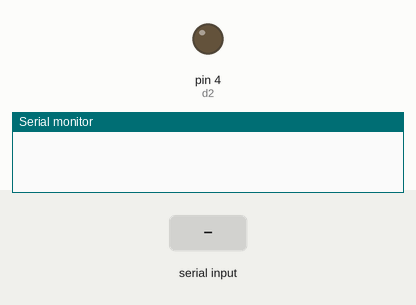
This sketch was run on a simulated Arduino Uno, built with avr-gcc and run on an emulated ATmega328P. Parts: output pins drawn as LEDs (lit = HIGH), the last lines printed to the serial monitor. The test bench sets the inputs (shaded band). Pins used as bus, display or sensor lines are not drawn.

Above: at 1.2 s.
1.3 s: "1" received over Serial
At 1.97 s:
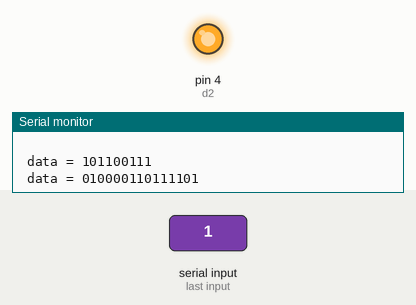
4.3 s: "0" received over Serial
Timing chart, 0 to 7.3 s (numbered marks = the images above; inputs shaded):
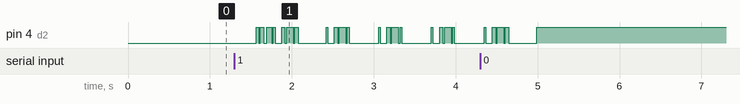

The sketch:

arduino_fpga_send_1.0.ino
```cpp
int data[172];
int i=0,clk=3,d2=4,j;
int az=HIGH;
int val=0;

int raw[6];
int tt[6] ;
int Temp[5][32];
void setup()
{
Serial.begin(9600);
pinMode(clk,OUTPUT);
pinMode(d2,OUTPUT);
pinMode( A0, INPUT );

}

void loop()
{
if(Serial.available())
{
val=Serial.read();
if(val=='1')
{

raw[0] = analogRead(A0);
tt[0] = (( raw[0]/1023.0 )*5.0*1000/10)+1;

raw[1] = raw[0];
tt[1] = ( raw[1]/1023.0 )*5.0*1000/10;

raw[2] = raw[0];
tt[2] = ( raw[2]/1023.0 )*5.0*1000/10;

raw[3] = raw[0];
tt[3] = ( raw[3]/1023.0 )*5.0*1000/10;

raw[4] = raw[0];
tt[4] = (( raw[4]/1023.0 )*5.0*1000/10)+1;
Serial.println();
Serial.println();
Serial.print("t1=");
Serial.println(tt[0]);

Serial.print("t2=");
Serial.println(tt[1]);

Serial.print("t3=");
Serial.println(tt[2]);

Serial.print("t4=");
Serial.println(tt[3]);

Serial.print("t5=");
Serial.println(tt[4]);
Serial.println("-----------------------------");


int i,d = 1, k=0, exp2=0;
int t[30];
double x, drob, n, y, z;

x=tt[0];

int cel = (int)x;
while(cel)
{
t[k] = cel%2;
k++;
cel /= 2;
}

drob = modf(x, &n);
int a[23];

for(i = 0; i < 23; i++)
{
drob *= 2;
y = modf(drob, &z);
a[i] = (int)z;
if(drob >= 1)
drob = drob - 1;
}
/*
for(i=0; i<k; i++)
Serial.print(t[i]);
*/
//---------------------—
exp2=k-1+127;
cel = (int)exp2;
int t2[10], k3=0;
d=1;
while(cel)
{
t2[k3]= cel%2;
k3++;
cel /= 2;

}

int g=1;

if(x>=0)
{
Temp[0][0]=0;

}
else
{
Temp[0][0]=1;

}
for(i=7; i>=0; i--) { Temp[0][g]=t2[i]; g++; }
for(i=k-2; i>=0; i--) { Temp[0][g]=t[i]; g++; }
for(i = 0; i < 24-k; i++) { Temp[0][g]=a[i]; g++; }
//--------------------------------—

//----------------------------------c++++++++++++++++++++++++

//-----------------------------------------—


//-------------------------------------------—


//------------— c++++++++++++++++++++++++++
d = 1; k=0; exp2=0;


x=tt[1];

cel = (int)x;
while(cel)
{
t[k] = cel%2;
k++;
cel /= 2;
}

drob = modf(x, &n);


for(i = 0; i < 23; i++)
{
drob *= 2;
y = modf(drob, &z);
a[i] = (int)z;
if(drob >= 1)
drob = drob - 1;
}


//---------------------—
exp2=k-1+127;
cel = (int)exp2;
k3=0;
d=1;
while(cel)
{
t2[k3]= cel%2;
k3++;
cel /= 2;

}

g=1;

if(x>=0) Temp[1][0]=0;
else Temp[1][0]=1;
for(i=7; i>=0; i--) { Temp[1][g]=t2[i]; g++; }
for(i=k-2; i>=0; i--) { Temp[1][g]=t[i]; g++; }
for(i = 0; i < 24-k; i++) { Temp[1][g]=a[i]; g++; }
//--------------------------------—

//----------------------------------c++++++++++++++++++++++++

//-----------------------------------------—


//------------— c++++++++++++++++++++++++++
k=0; exp2=0;


x=tt[2];

cel = (int)x;
while(cel)
{
t[k] = cel%2;
k++;
cel /= 2;
}

drob = modf(x, &n);


for(i = 0; i < 23; i++)
{
drob *= 2;
y = modf(drob, &z);
a[i] = (int)z;
if(drob >= 1)
drob = drob - 1;
}


//---------------------—
exp2=k-1+127;
cel = (int)exp2;
k3=0;
d=1;
while(cel)
{
t2[k3]= cel%2;
k3++;
cel /= 2;

}

g=1;

if(x>=0) Temp[2][0]=0;
else Temp[2][0]=1;
for(i=7; i>=0; i--) { Temp[2][g]=t2[i]; g++; }
for(i=k-2; i>=0; i--) { Temp[2][g]=t[i]; g++; }
for(i = 0; i < 24-k; i++) { Temp[2][g]=a[i]; g++; }
//--------------------------------—

//----------------------------------c++++++++++++++++++++++++

//-----------------------------------------—


//------------— c++++++++++++++++++++++++++
k=0; exp2=0;


x=tt[3];

cel = (int)x;
while(cel)
{
t[k] = cel%2;
k++;
cel /= 2;
}

drob = modf(x, &n);


for(i = 0; i < 23; i++)
{
drob *= 2;
y = modf(drob, &z);
a[i] = (int)z;
if(drob >= 1)
drob = drob - 1;
}


//---------------------—
exp2=k-1+127;
cel = (int)exp2;
k3=0;
d=1;
while(cel)
{
t2[k3]= cel%2;
k3++;
cel /= 2;

}

g=1;

if(x>=0) Temp[3][0]=0;

else Temp[3][0]=1;
for(i=7; i>=0; i--) { Temp[3][g]=t2[i]; g++; }
for(i=k-2; i>=0; i--) { Temp[3][g]=t[i]; g++; }
for(i = 0; i < 24-k; i++) { Temp[3][g]=a[i]; g++; }
//--------------------------------—

//----------------------------------c++++++++++++++++++++++++

//-----------------------------------------—


//------------— c++++++++++++++++++++++++++
k=0; exp2=0;


x=tt[4];

cel = (int)x;
while(cel)
{
t[k] = cel%2;
k++;
cel /= 2;
}

drob = modf(x, &n);


for(i = 0; i < 23; i++)
{
drob *= 2;
y = modf(drob, &z);
a[i] = (int)z;
if(drob >= 1)
drob = drob - 1;
}


//---------------------—
exp2=k-1+127;
cel = (int)exp2;
k3=0;
d=1;
while(cel)
{
t2[k3]= cel%2;
k3++;
cel /= 2;

}

g=1;

if(x>=0) Temp[4][0]=0;
else Temp[4][0]=1;
for(i=7; i>=0; i--) { Temp[4][g]=t2[i]; g++; }
for(i=k-2; i>=0; i--) { Temp[4][g]=t[i]; g++; }
for(i = 0; i < 24-k; i++) { Temp[4][g]=a[i]; g++; }


data[0]=1;
data[1]=0;
data[2]=1;
data[3]=1;
data[4]=0;
data[5]=0;
data[6]=1;
data[7]=1;
//start
//first trash
data[8]=1;
//start data[0]
g=9;
Serial.print("\n Dannie = \n");
for(i=0; i<5; i++){Serial.print(" Data g :");
for(j=0; j<32; j++)
{
data[g]=Temp[i][j];


Serial.print(data[g] );
g++;
} Serial.println();}
data[169]=0;
data[170]=1;
data[171]=1;
i=0;
Serial.print("\n Otpravka : \n ");
while(i!=172)
{
az = !az;
digitalWrite(clk,az);
/*Serial.print("clk=");
Serial.println(az);*/
if(az==LOW)
{
digitalWrite(d2,data[i]);
if(i==0 || i==9 || i==(9+32) || i==(9+32+32) || i==(9+32+32+32) || i==(9+32*4) || i==(9+32*5))
{
Serial.print("\n data = ");


}

Serial.print(data[i]);

i++;
}
delay(10);
}
i=0;
val=0;
Serial.println("\n Otpravka zaverzhena.");
}
else Serial.println("STOP");
}
}
```
